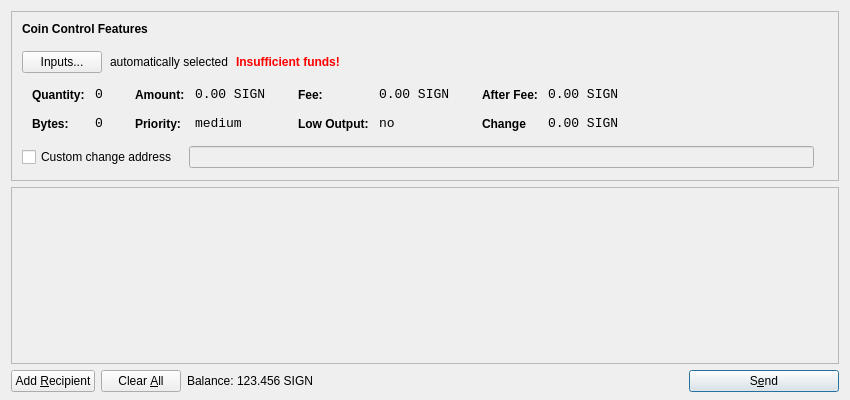
<?xml version="1.0" encoding="UTF-8"?>
<ui version="4.0">
 <class>SendCoinsDialog</class>
 <widget class="QDialog" name="SendCoinsDialog">
  <property name="geometry">
   <rect>
    <x>0</x>
    <y>0</y>
    <width>850</width>
    <height>400</height>
   </rect>
  </property>
  <property name="windowTitle">
   <string>Send Coins</string>
  </property>
  <layout class="QVBoxLayout" name="verticalLayout" stretch="0,1,0">
   <property name="bottomMargin">
    <number>8</number>
   </property>
   <item>
    <widget class="QFrame" name="frameCoinControl">
     <property name="sizePolicy">
      <sizepolicy hsizetype="Expanding" vsizetype="Expanding">
       <horstretch>0</horstretch>
       <verstretch>0</verstretch>
      </sizepolicy>
     </property>
     <property name="maximumSize">
      <size>
       <width>16777215</width>
       <height>16777215</height>
      </size>
     </property>
     <property name="frameShape">
      <enum>QFrame::StyledPanel</enum>
     </property>
     <property name="frameShadow">
      <enum>QFrame::Sunken</enum>
     </property>
     <layout class="QVBoxLayout" name="verticalLayoutCoinControl2">
      <property name="spacing">
       <number>6</number>
      </property>
      <property name="leftMargin">
       <number>0</number>
      </property>
      <property name="topMargin">
       <number>0</number>
      </property>
      <property name="rightMargin">
       <number>0</number>
      </property>
      <property name="bottomMargin">
       <number>6</number>
      </property>
      <item>
       <layout class="QVBoxLayout" name="verticalLayoutCoinControl" stretch="0,0,0,1,0,0">
        <property name="spacing">
         <number>0</number>
        </property>
        <property name="leftMargin">
         <number>10</number>
        </property>
        <property name="topMargin">
         <number>10</number>
        </property>
        <item>
         <layout class="QHBoxLayout" name="horizontalLayoutCoinControl1">
          <property name="bottomMargin">
           <number>15</number>
          </property>
          <item>
           <widget class="QLabel" name="labelCoinControlFeatures">
            <property name="sizePolicy">
             <sizepolicy hsizetype="Preferred" vsizetype="Maximum">
              <horstretch>0</horstretch>
              <verstretch>0</verstretch>
             </sizepolicy>
            </property>
            <property name="font">
             <font>
              <weight>75</weight>
              <bold>true</bold>
             </font>
            </property>
            <property name="styleSheet">
             <string notr="true">font-weight:bold;</string>
            </property>
            <property name="text">
             <string>Coin Control Features</string>
            </property>
           </widget>
          </item>
         </layout>
        </item>
        <item>
         <layout class="QHBoxLayout" name="horizontalLayoutCoinControl2" stretch="0,0,0,0">
          <property name="spacing">
           <number>8</number>
          </property>
          <property name="bottomMargin">
           <number>10</number>
          </property>
          <item>
           <widget class="QPushButton" name="pushButtonCoinControl">
            <property name="styleSheet">
             <string notr="true"/>
            </property>
            <property name="text">
             <string>Inputs...</string>
            </property>
           </widget>
          </item>
          <item>
           <widget class="QLabel" name="labelCoinControlAutomaticallySelected">
            <property name="text">
             <string>automatically selected</string>
            </property>
            <property name="margin">
             <number>5</number>
            </property>
           </widget>
          </item>
          <item>
           <widget class="QLabel" name="labelCoinControlInsuffFunds">
            <property name="font">
             <font>
              <weight>75</weight>
              <bold>true</bold>
             </font>
            </property>
            <property name="styleSheet">
             <string notr="true">color:red;font-weight:bold;</string>
            </property>
            <property name="text">
             <string>Insufficient funds!</string>
            </property>
            <property name="margin">
             <number>5</number>
            </property>
           </widget>
          </item>
          <item>
           <spacer name="horizontalSpacerCoinControl">
            <property name="orientation">
             <enum>Qt::Horizontal</enum>
            </property>
            <property name="sizeHint" stdset="0">
             <size>
              <width>40</width>
              <height>1</height>
             </size>
            </property>
           </spacer>
          </item>
         </layout>
        </item>
        <item>
         <widget class="QWidget" name="widgetCoinControl" native="true">
          <property name="sizePolicy">
           <sizepolicy hsizetype="Preferred" vsizetype="Preferred">
            <horstretch>0</horstretch>
            <verstretch>0</verstretch>
           </sizepolicy>
          </property>
          <property name="minimumSize">
           <size>
            <width>0</width>
            <height>0</height>
           </size>
          </property>
          <property name="styleSheet">
           <string notr="true"/>
          </property>
          <layout class="QHBoxLayout" name="horizontalLayoutCoinControl5">
           <property name="margin">
            <number>0</number>
           </property>
           <item>
            <layout class="QHBoxLayout" name="horizontalLayoutCoinControl3" stretch="0,0,0,1">
             <property name="spacing">
              <number>20</number>
             </property>
             <property name="topMargin">
              <number>0</number>
             </property>
             <property name="bottomMargin">
              <number>10</number>
             </property>
             <item>
              <layout class="QFormLayout" name="formLayoutCoinControl1">
               <property name="horizontalSpacing">
                <number>10</number>
               </property>
               <property name="verticalSpacing">
                <number>14</number>
               </property>
               <property name="leftMargin">
                <number>10</number>
               </property>
               <property name="topMargin">
                <number>4</number>
               </property>
               <property name="rightMargin">
                <number>6</number>
               </property>
               <item row="0" column="0">
                <widget class="QLabel" name="labelCoinControlQuantityText">
                 <property name="styleSheet">
                  <string notr="true">font-weight:bold;</string>
                 </property>
                 <property name="text">
                  <string>Quantity:</string>
                 </property>
                 <property name="margin">
                  <number>0</number>
                 </property>
                </widget>
               </item>
               <item row="0" column="1">
                <widget class="QLabel" name="labelCoinControlQuantity">
                 <property name="font">
                  <font>
                   <family>Monospace</family>
                   <pointsize>10</pointsize>
                  </font>
                 </property>
                 <property name="cursor">
                  <cursorShape>IBeamCursor</cursorShape>
                 </property>
                 <property name="contextMenuPolicy">
                  <enum>Qt::ActionsContextMenu</enum>
                 </property>
                 <property name="text">
                  <string>0</string>
                 </property>
                 <property name="margin">
                  <number>0</number>
                 </property>
                 <property name="textInteractionFlags">
                  <set>Qt::LinksAccessibleByMouse|Qt::TextSelectableByKeyboard|Qt::TextSelectableByMouse</set>
                 </property>
                </widget>
               </item>
               <item row="1" column="0">
                <widget class="QLabel" name="labelCoinControlBytesText">
                 <property name="styleSheet">
                  <string notr="true">font-weight:bold;</string>
                 </property>
                 <property name="text">
                  <string>Bytes:</string>
                 </property>
                </widget>
               </item>
               <item row="1" column="1">
                <widget class="QLabel" name="labelCoinControlBytes">
                 <property name="font">
                  <font>
                   <family>Monospace</family>
                   <pointsize>10</pointsize>
                  </font>
                 </property>
                 <property name="cursor">
                  <cursorShape>IBeamCursor</cursorShape>
                 </property>
                 <property name="contextMenuPolicy">
                  <enum>Qt::ActionsContextMenu</enum>
                 </property>
                 <property name="text">
                  <string>0</string>
                 </property>
                 <property name="textInteractionFlags">
                  <set>Qt::LinksAccessibleByMouse|Qt::TextSelectableByKeyboard|Qt::TextSelectableByMouse</set>
                 </property>
                </widget>
               </item>
              </layout>
             </item>
             <item>
              <layout class="QFormLayout" name="formLayoutCoinControl2">
               <property name="horizontalSpacing">
                <number>10</number>
               </property>
               <property name="verticalSpacing">
                <number>14</number>
               </property>
               <property name="leftMargin">
                <number>6</number>
               </property>
               <property name="topMargin">
                <number>4</number>
               </property>
               <property name="rightMargin">
                <number>6</number>
               </property>
               <item row="0" column="0">
                <widget class="QLabel" name="labelCoinControlAmountText">
                 <property name="styleSheet">
                  <string notr="true">font-weight:bold;</string>
                 </property>
                 <property name="text">
                  <string>Amount:</string>
                 </property>
                 <property name="margin">
                  <number>0</number>
                 </property>
                </widget>
               </item>
               <item row="0" column="1">
                <widget class="QLabel" name="labelCoinControlAmount">
                 <property name="font">
                  <font>
                   <family>Monospace</family>
                   <pointsize>10</pointsize>
                  </font>
                 </property>
                 <property name="cursor">
                  <cursorShape>IBeamCursor</cursorShape>
                 </property>
                 <property name="contextMenuPolicy">
                  <enum>Qt::ActionsContextMenu</enum>
                 </property>
                 <property name="text">
                  <string>0.00 SIGN</string>
                 </property>
                 <property name="textInteractionFlags">
                  <set>Qt::LinksAccessibleByMouse|Qt::TextSelectableByKeyboard|Qt::TextSelectableByMouse</set>
                 </property>
                </widget>
               </item>
               <item row="1" column="0">
                <widget class="QLabel" name="labelCoinControlPriorityText">
                 <property name="styleSheet">
                  <string notr="true">font-weight:bold;</string>
                 </property>
                 <property name="text">
                  <string>Priority:</string>
                 </property>
                </widget>
               </item>
               <item row="1" column="1">
                <widget class="QLabel" name="labelCoinControlPriority">
                 <property name="font">
                  <font>
                   <family>Monospace</family>
                   <pointsize>10</pointsize>
                  </font>
                 </property>
                 <property name="cursor">
                  <cursorShape>IBeamCursor</cursorShape>
                 </property>
                 <property name="contextMenuPolicy">
                  <enum>Qt::ActionsContextMenu</enum>
                 </property>
                 <property name="text">
                  <string>medium</string>
                 </property>
                 <property name="textInteractionFlags">
                  <set>Qt::LinksAccessibleByMouse|Qt::TextSelectableByKeyboard|Qt::TextSelectableByMouse</set>
                 </property>
                </widget>
               </item>
              </layout>
             </item>
             <item>
              <layout class="QFormLayout" name="formLayoutCoinControl3">
               <property name="horizontalSpacing">
                <number>10</number>
               </property>
               <property name="verticalSpacing">
                <number>14</number>
               </property>
               <property name="leftMargin">
                <number>6</number>
               </property>
               <property name="topMargin">
                <number>4</number>
               </property>
               <property name="rightMargin">
                <number>6</number>
               </property>
               <item row="0" column="0">
                <widget class="QLabel" name="labelCoinControlFeeText">
                 <property name="styleSheet">
                  <string notr="true">font-weight:bold;</string>
                 </property>
                 <property name="text">
                  <string>Fee:</string>
                 </property>
                 <property name="margin">
                  <number>0</number>
                 </property>
                </widget>
               </item>
               <item row="0" column="1">
                <widget class="QLabel" name="labelCoinControlFee">
                 <property name="font">
                  <font>
                   <family>Monospace</family>
                   <pointsize>10</pointsize>
                  </font>
                 </property>
                 <property name="cursor">
                  <cursorShape>IBeamCursor</cursorShape>
                 </property>
                 <property name="contextMenuPolicy">
                  <enum>Qt::ActionsContextMenu</enum>
                 </property>
                 <property name="text">
                  <string>0.00 SIGN</string>
                 </property>
                 <property name="textInteractionFlags">
                  <set>Qt::LinksAccessibleByMouse|Qt::TextSelectableByKeyboard|Qt::TextSelectableByMouse</set>
                 </property>
                </widget>
               </item>
               <item row="1" column="0">
                <widget class="QLabel" name="labelCoinControlLowOutputText">
                 <property name="styleSheet">
                  <string notr="true">font-weight:bold;</string>
                 </property>
                 <property name="text">
                  <string>Low Output:</string>
                 </property>
                </widget>
               </item>
               <item row="1" column="1">
                <widget class="QLabel" name="labelCoinControlLowOutput">
                 <property name="font">
                  <font>
                   <family>Monospace</family>
                   <pointsize>10</pointsize>
                  </font>
                 </property>
                 <property name="cursor">
                  <cursorShape>IBeamCursor</cursorShape>
                 </property>
                 <property name="contextMenuPolicy">
                  <enum>Qt::ActionsContextMenu</enum>
                 </property>
                 <property name="text">
                  <string>no</string>
                 </property>
                 <property name="textInteractionFlags">
                  <set>Qt::LinksAccessibleByMouse|Qt::TextSelectableByKeyboard|Qt::TextSelectableByMouse</set>
                 </property>
                </widget>
               </item>
              </layout>
             </item>
             <item>
              <layout class="QFormLayout" name="formLayoutCoinControl4">
               <property name="horizontalSpacing">
                <number>10</number>
               </property>
               <property name="verticalSpacing">
                <number>14</number>
               </property>
               <property name="leftMargin">
                <number>6</number>
               </property>
               <property name="topMargin">
                <number>4</number>
               </property>
               <property name="rightMargin">
                <number>6</number>
               </property>
               <item row="0" column="0">
                <widget class="QLabel" name="labelCoinControlAfterFeeText">
                 <property name="styleSheet">
                  <string notr="true">font-weight:bold;</string>
                 </property>
                 <property name="text">
                  <string>After Fee:</string>
                 </property>
                 <property name="margin">
                  <number>0</number>
                 </property>
                </widget>
               </item>
               <item row="0" column="1">
                <widget class="QLabel" name="labelCoinControlAfterFee">
                 <property name="font">
                  <font>
                   <family>Monospace</family>
                   <pointsize>10</pointsize>
                  </font>
                 </property>
                 <property name="cursor">
                  <cursorShape>IBeamCursor</cursorShape>
                 </property>
                 <property name="contextMenuPolicy">
                  <enum>Qt::ActionsContextMenu</enum>
                 </property>
                 <property name="text">
                  <string>0.00 SIGN</string>
                 </property>
                 <property name="textInteractionFlags">
                  <set>Qt::LinksAccessibleByMouse|Qt::TextSelectableByKeyboard|Qt::TextSelectableByMouse</set>
                 </property>
                </widget>
               </item>
               <item row="1" column="0">
                <widget class="QLabel" name="labelCoinControlChangeText">
                 <property name="styleSheet">
                  <string notr="true">font-weight:bold;</string>
                 </property>
                 <property name="text">
                  <string>Change</string>
                 </property>
                </widget>
               </item>
               <item row="1" column="1">
                <widget class="QLabel" name="labelCoinControlChange">
                 <property name="font">
                  <font>
                   <family>Monospace</family>
                   <pointsize>10</pointsize>
                  </font>
                 </property>
                 <property name="cursor">
                  <cursorShape>IBeamCursor</cursorShape>
                 </property>
                 <property name="contextMenuPolicy">
                  <enum>Qt::ActionsContextMenu</enum>
                 </property>
                 <property name="text">
                  <string>0.00 SIGN</string>
                 </property>
                 <property name="textInteractionFlags">
                  <set>Qt::LinksAccessibleByMouse|Qt::TextSelectableByKeyboard|Qt::TextSelectableByMouse</set>
                 </property>
                </widget>
               </item>
              </layout>
             </item>
            </layout>
           </item>
          </layout>
         </widget>
        </item>
        <item>
         <layout class="QHBoxLayout" name="horizontalLayoutCoinControl4" stretch="0,0,0">
          <property name="spacing">
           <number>12</number>
          </property>
          <property name="sizeConstraint">
           <enum>QLayout::SetDefaultConstraint</enum>
          </property>
          <property name="topMargin">
           <number>5</number>
          </property>
          <property name="rightMargin">
           <number>5</number>
          </property>
          <item>
           <widget class="QCheckBox" name="checkBoxCoinControlChange">
            <property name="text">
             <string>Custom change address</string>
            </property>
           </widget>
          </item>
          <item>
           <widget class="QLineEdit" name="lineEditCoinControlChange">
            <property name="enabled">
             <bool>false</bool>
            </property>
            <property name="sizePolicy">
             <sizepolicy hsizetype="Expanding" vsizetype="Fixed">
              <horstretch>0</horstretch>
              <verstretch>0</verstretch>
             </sizepolicy>
            </property>
           </widget>
          </item>
          <item>
           <widget class="QLabel" name="labelCoinControlChangeLabel">
            <property name="sizePolicy">
             <sizepolicy hsizetype="Preferred" vsizetype="Expanding">
              <horstretch>0</horstretch>
              <verstretch>0</verstretch>
             </sizepolicy>
            </property>
            <property name="minimumSize">
             <size>
              <width>0</width>
              <height>0</height>
             </size>
            </property>
            <property name="text">
             <string/>
            </property>
            <property name="margin">
             <number>3</number>
            </property>
           </widget>
          </item>
         </layout>
        </item>
        <item>
         <layout class="QHBoxLayout" name="horizontalLayoutCoinControl7" stretch="">
          <property name="spacing">
           <number>0</number>
          </property>
          <property name="sizeConstraint">
           <enum>QLayout::SetDefaultConstraint</enum>
          </property>
          <property name="topMargin">
           <number>5</number>
          </property>
          <property name="rightMargin">
           <number>5</number>
          </property>
         </layout>
        </item>
        <item>
         <spacer name="verticalSpacerCoinControl">
          <property name="orientation">
           <enum>Qt::Vertical</enum>
          </property>
          <property name="sizeHint" stdset="0">
           <size>
            <width>800</width>
            <height>1</height>
           </size>
          </property>
         </spacer>
        </item>
       </layout>
      </item>
     </layout>
    </widget>
   </item>
   <item>
    <widget class="QScrollArea" name="scrollArea">
     <property name="widgetResizable">
      <bool>true</bool>
     </property>
     <widget class="QWidget" name="scrollAreaWidgetContents">
      <property name="geometry">
       <rect>
        <x>0</x>
        <y>0</y>
        <width>830</width>
        <height>166</height>
       </rect>
      </property>
      <layout class="QVBoxLayout" name="verticalLayout_2">
       <property name="margin">
        <number>0</number>
       </property>
       <item>
        <layout class="QVBoxLayout" name="entries">
         <property name="spacing">
          <number>6</number>
         </property>
        </layout>
       </item>
       <item>
        <spacer name="verticalSpacer">
         <property name="orientation">
          <enum>Qt::Vertical</enum>
         </property>
         <property name="sizeHint" stdset="0">
          <size>
           <width>20</width>
           <height>40</height>
          </size>
         </property>
        </spacer>
       </item>
      </layout>
     </widget>
    </widget>
   </item>
   <item>
    <layout class="QHBoxLayout" name="horizontalLayout">
     <item>
      <widget class="QPushButton" name="addButton">
       <property name="toolTip">
        <string>Send to multiple recipients at once</string>
       </property>
       <property name="text">
        <string>Add &amp;Recipient</string>
       </property>
       <property name="icon">
        <iconset resource="../bitcoin.qrc">
         <normaloff>:/icons/add</normaloff>:/icons/add</iconset>
       </property>
       <property name="autoDefault">
        <bool>false</bool>
       </property>
      </widget>
     </item>
     <item>
      <widget class="QPushButton" name="clearButton">
       <property name="sizePolicy">
        <sizepolicy hsizetype="Minimum" vsizetype="Fixed">
         <horstretch>0</horstretch>
         <verstretch>0</verstretch>
        </sizepolicy>
       </property>
       <property name="toolTip">
        <string>Remove all transaction fields</string>
       </property>
       <property name="text">
        <string>Clear &amp;All</string>
       </property>
       <property name="icon">
        <iconset resource="../bitcoin.qrc">
         <normaloff>:/icons/remove</normaloff>:/icons/remove</iconset>
       </property>
       <property name="autoRepeatDelay">
        <number>300</number>
       </property>
       <property name="autoDefault">
        <bool>false</bool>
       </property>
      </widget>
     </item>
     <item>
      <layout class="QHBoxLayout" name="horizontalLayout_2">
       <property name="spacing">
        <number>3</number>
       </property>
       <item>
        <widget class="QLabel" name="label">
         <property name="sizePolicy">
          <sizepolicy hsizetype="Preferred" vsizetype="Fixed">
           <horstretch>0</horstretch>
           <verstretch>0</verstretch>
          </sizepolicy>
         </property>
         <property name="text">
          <string>Balance:</string>
         </property>
        </widget>
       </item>
       <item>
        <widget class="QLabel" name="labelBalance">
         <property name="sizePolicy">
          <sizepolicy hsizetype="Preferred" vsizetype="Fixed">
           <horstretch>0</horstretch>
           <verstretch>0</verstretch>
          </sizepolicy>
         </property>
         <property name="cursor">
          <cursorShape>IBeamCursor</cursorShape>
         </property>
         <property name="text">
          <string>123.456 SIGN</string>
         </property>
         <property name="textInteractionFlags">
          <set>Qt::LinksAccessibleByMouse|Qt::TextSelectableByKeyboard|Qt::TextSelectableByMouse</set>
         </property>
        </widget>
       </item>
      </layout>
     </item>
     <item>
      <spacer name="horizontalSpacer">
       <property name="orientation">
        <enum>Qt::Horizontal</enum>
       </property>
       <property name="sizeHint" stdset="0">
        <size>
         <width>40</width>
         <height>20</height>
        </size>
       </property>
      </spacer>
     </item>
     <item>
      <widget class="QPushButton" name="sendButton">
       <property name="minimumSize">
        <size>
         <width>150</width>
         <height>0</height>
        </size>
       </property>
       <property name="toolTip">
        <string>Confirm the send action</string>
       </property>
       <property name="text">
        <string>S&amp;end</string>
       </property>
       <property name="icon">
        <iconset resource="../bitcoin.qrc">
         <normaloff>:/icons/send</normaloff>:/icons/send</iconset>
       </property>
       <property name="default">
        <bool>true</bool>
       </property>
      </widget>
     </item>
    </layout>
   </item>
  </layout>
 </widget>
 <resources>
  <include location="../bitcoin.qrc"/>
 </resources>
 <connections/>
</ui>
